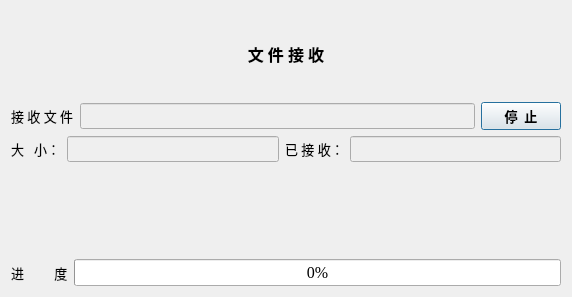
<?xml version="1.0" encoding="UTF-8"?>
<ui version="4.0">
 <class>FileReceive</class>
 <widget class="QDialog" name="FileReceive">
  <property name="geometry">
   <rect>
    <x>0</x>
    <y>0</y>
    <width>572</width>
    <height>297</height>
   </rect>
  </property>
  <property name="font">
   <font>
    <family>Times New Roman</family>
    <pointsize>12</pointsize>
   </font>
  </property>
  <property name="windowTitle">
   <string>Dialog</string>
  </property>
  <layout class="QGridLayout" name="gridLayout">
   <item row="0" column="0">
    <layout class="QVBoxLayout" name="verticalLayout">
     <item>
      <widget class="QLabel" name="label">
       <property name="font">
        <font>
         <family>微软雅黑</family>
         <pointsize>12</pointsize>
         <weight>75</weight>
         <bold>true</bold>
        </font>
       </property>
       <property name="text">
        <string>文 件 接 收</string>
       </property>
       <property name="alignment">
        <set>Qt::AlignCenter</set>
       </property>
      </widget>
     </item>
     <item>
      <layout class="QHBoxLayout" name="horizontalLayout">
       <item>
        <widget class="QLabel" name="label_2">
         <property name="font">
          <font>
           <family>微软雅黑</family>
           <pointsize>10</pointsize>
          </font>
         </property>
         <property name="text">
          <string>接 收 文 件</string>
         </property>
        </widget>
       </item>
       <item>
        <widget class="QLineEdit" name="rfileNameLineEdit">
         <property name="enabled">
          <bool>false</bool>
         </property>
         <property name="font">
          <font>
           <family>微软雅黑</family>
           <pointsize>10</pointsize>
          </font>
         </property>
         <property name="alignment">
          <set>Qt::AlignCenter</set>
         </property>
         <property name="readOnly">
          <bool>true</bool>
         </property>
        </widget>
       </item>
       <item>
        <widget class="QPushButton" name="cntClosePushButton">
         <property name="font">
          <font>
           <family>微软雅黑</family>
           <pointsize>10</pointsize>
           <weight>75</weight>
           <bold>true</bold>
          </font>
         </property>
         <property name="text">
          <string>停  止</string>
         </property>
        </widget>
       </item>
      </layout>
     </item>
     <item>
      <layout class="QHBoxLayout" name="horizontalLayout_2">
       <item>
        <widget class="QLabel" name="label_3">
         <property name="font">
          <font>
           <family>微软雅黑</family>
           <pointsize>10</pointsize>
          </font>
         </property>
         <property name="text">
          <string>大   小：</string>
         </property>
        </widget>
       </item>
       <item>
        <widget class="QLineEdit" name="rfileSizeLineEdit">
         <property name="enabled">
          <bool>false</bool>
         </property>
         <property name="font">
          <font>
           <family>微软雅黑</family>
           <pointsize>10</pointsize>
          </font>
         </property>
         <property name="text">
          <string/>
         </property>
         <property name="alignment">
          <set>Qt::AlignCenter</set>
         </property>
         <property name="readOnly">
          <bool>true</bool>
         </property>
        </widget>
       </item>
       <item>
        <widget class="QLabel" name="label_4">
         <property name="font">
          <font>
           <family>微软雅黑</family>
           <pointsize>10</pointsize>
          </font>
         </property>
         <property name="text">
          <string>已 接 收：</string>
         </property>
        </widget>
       </item>
       <item>
        <widget class="QLineEdit" name="recvSizeLineEdit">
         <property name="enabled">
          <bool>false</bool>
         </property>
         <property name="font">
          <font>
           <family>微软雅黑</family>
           <pointsize>10</pointsize>
          </font>
         </property>
         <property name="text">
          <string/>
         </property>
         <property name="alignment">
          <set>Qt::AlignCenter</set>
         </property>
         <property name="readOnly">
          <bool>true</bool>
         </property>
        </widget>
       </item>
      </layout>
     </item>
     <item>
      <widget class="QLabel" name="rateLabel">
       <property name="font">
        <font>
         <family>微软雅黑</family>
         <pointsize>10</pointsize>
        </font>
       </property>
       <property name="text">
        <string/>
       </property>
       <property name="alignment">
        <set>Qt::AlignLeading|Qt::AlignLeft|Qt::AlignVCenter</set>
       </property>
      </widget>
     </item>
     <item>
      <layout class="QHBoxLayout" name="horizontalLayout_3">
       <item>
        <widget class="QLabel" name="label_5">
         <property name="font">
          <font>
           <family>微软雅黑</family>
           <pointsize>10</pointsize>
          </font>
         </property>
         <property name="text">
          <string>进         度</string>
         </property>
        </widget>
       </item>
       <item>
        <widget class="QProgressBar" name="recvProgressBar">
         <property name="value">
          <number>0</number>
         </property>
        </widget>
       </item>
      </layout>
     </item>
    </layout>
   </item>
  </layout>
 </widget>
 <resources/>
 <connections/>
</ui>
